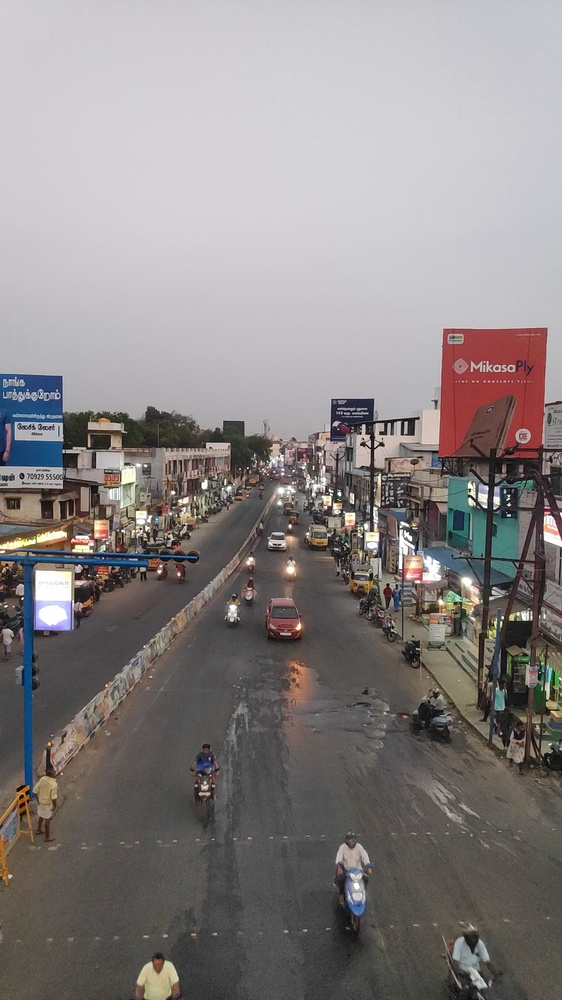
#> input picture Images/01/17.jpg, 562 x 1000 px, shrunk from 1080 x 1920 before the run, found by its file name
$ jupyter execute --allow-errors Semantic_Segmentation_Module.ipynb   (shell and % lines are left out)
#> lines starting #> are read from the running program, lines starting #| are printed output that depends on the picture
[cell 1]
from google.colab import drive
drive.mount('/content/drive')

[cell 2]
%cd /content/drive/MyDrive/SIH

[cell 3]
import torch
from PIL import Image
from IPython.display import display
import cv2 as cv
import numpy as np
import matplotlib.pyplot as plt

from fastseg import MobileV3Large
from fastseg.image import colorize, blend

print(torch.__version__)

#> (a cell that did not finish here is left out)

[cell 5]
# [9 lines left out: function remove_small_segments, not called in this run]

[cell 6]
# [55 lines left out: function road_points, not called in this run]

[cell 7]
# [13 lines left out: function crop_image, not called in this run]

[cell 8]
def mask_lane(img, min_area_threshold):
  labels = model.predict_one(img)

  filtered_mask = remove_small_segments(labels, min_area_threshold=50)

  threshold_value = 0.5
  binary_mask = np.where(filtered_mask > threshold_value, 1, 0)
  grayscale_mask = binary_mask.astype(np.uint8) * 255

  kernel = np.ones((5, 5), np.uint8)
  eroded_array = cv.erode(grayscale_mask, kernel, iterations=3)

  top, right, left = road_points(eroded_array)

  numpy_image = np.array(img)
  image = cv.cvtColor(numpy_image, cv.COLOR_RGB2BGR)

  image = cv.line(image, (top[0], top[1]), (left[0], left[1]), (0, 255, 0), 10)
  image = cv.line(image, (top[0], top[1]), (right[0], right[1]), (0, 255, 0), 10)

  cropped_image = crop_image(image, top, left, right)

  return cropped_image

img = Image.open('/content/drive/MyDrive/SIH/Images/01/17.jpg')
#> img is the input picture: PIL image 562x1000 RGB; mean R, G, B 137.5, 132.4, 131.8
#> (the rest of this cell did not finish here and is left out)


plt.imshow(result)
plt.axis('off')
plt.show()

[cell 9]
img = Image.open('/content/drive/MyDrive/SIH/Images/02/20.jpg')
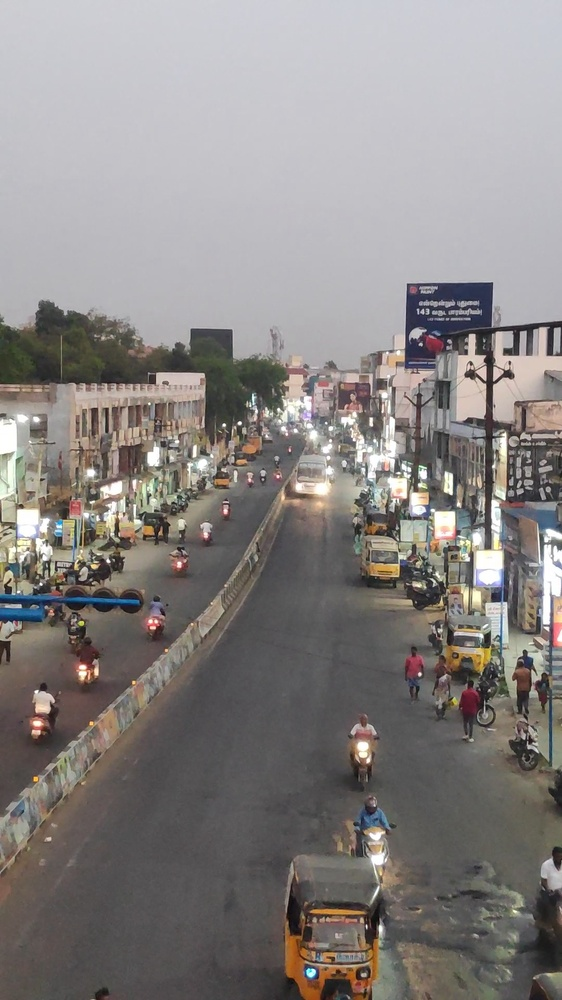
#> input picture Images/02/20.jpg, 562 x 1000 px, shrunk from 1080 x 1920 before the run, found by its file name
#> img is the input picture: PIL image 562x1000 RGB; mean R, G, B 136.7, 132.5, 131
#> (the rest of this cell did not finish here and is left out)


plt.imshow(result)
plt.axis('off')
plt.show()

#> (a cell that did not finish here is left out)

[cell 11]
img = Image.open('/content/drive/MyDrive/SIH/Images/04/15.jpg')
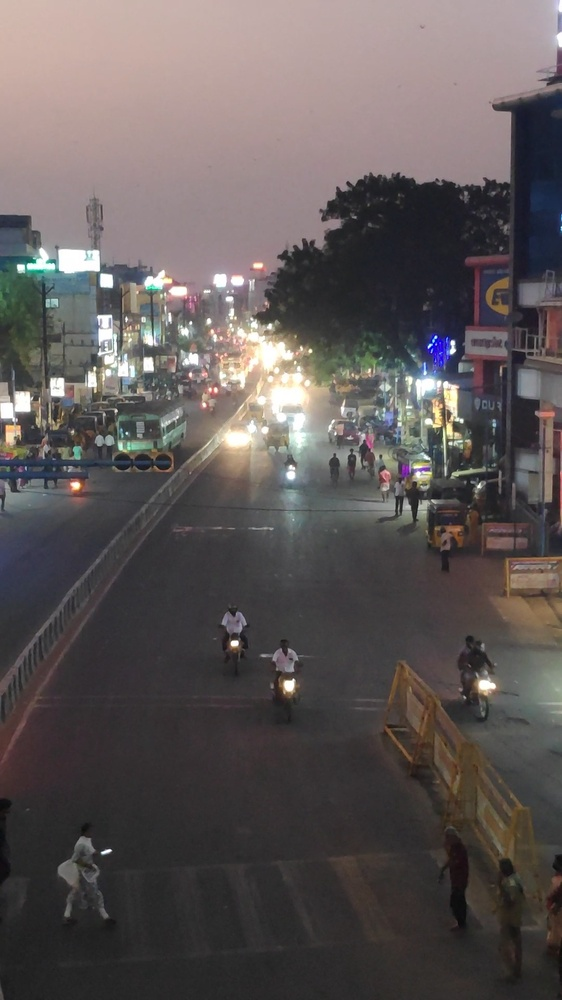
#> input picture Images/04/15.jpg, 562 x 1000 px, shrunk from 1080 x 1920 before the run, found by its file name
#> img is the input picture: PIL image 562x1000 RGB; mean R, G, B 95, 88.1, 87.7
#> (the rest of this cell did not finish here and is left out)


plt.imshow(result)
plt.axis('off')
plt.show()

[cell 12]
img = Image.open('/content/drive/MyDrive/SIH/Images/05/17.jpg')
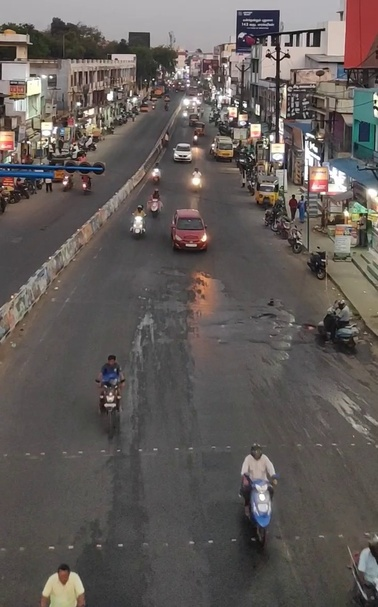
#> input picture Images/05/17.jpg, 378 x 607 px, shrunk from 726 x 1166 before the run, found by its file name
#> img is the input picture: PIL image 378x607 RGB; mean R, G, B 97.9, 91.7, 88.9
#> (the rest of this cell did not finish here and is left out)


plt.imshow(result)
plt.axis('off')
plt.show()

[cell 13]
img = Image.open('/content/drive/MyDrive/SIH/Images/07/18.jpg')
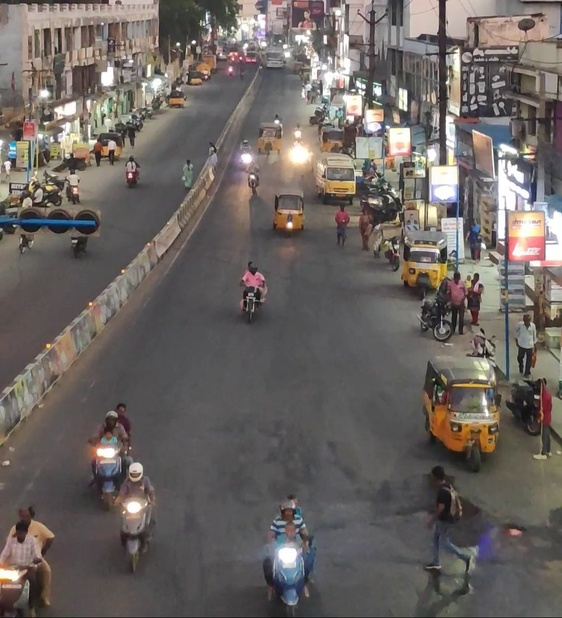
#> input picture Images/07/18.jpg, 562 x 618 px, shrunk from 1080 x 1186 before the run, found by its file name
#> img is the input picture: PIL image 562x618 RGB; mean R, G, B 107.4, 101, 97.4
#> (the rest of this cell did not finish here and is left out)

#> (a cell that did not finish here is left out)

[cell 15]
img = Image.open('/content/drive/MyDrive/SIH/Images/10/19.jpg')
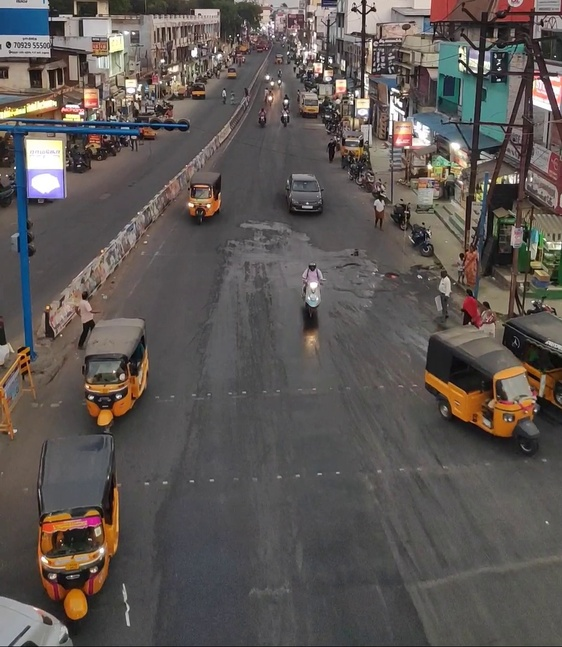
#> input picture Images/10/19.jpg, 562 x 647 px, shrunk from 1080 x 1242 before the run, found by its file name
#> img is the input picture: PIL image 562x647 RGB; mean R, G, B 93.4, 87.2, 84.1
#> (the rest of this cell did not finish here and is left out)
